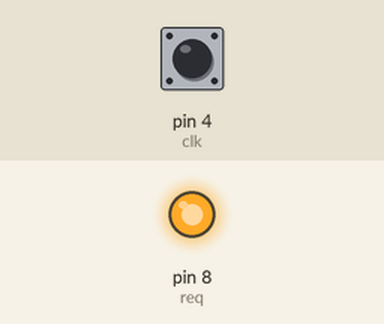
A sketch run on a simulated Arduino Uno, built with avr-gcc and run on an emulated ATmega328P. On the bench: output pins drawn as LEDs (lit = HIGH). Inputs (shaded band) come from the test bench; at power-on: pin 4 (clk) HIGH.

Above: at 0.1 s.
Timing chart, 0 to 1.6 s (numbered marks = the images above):
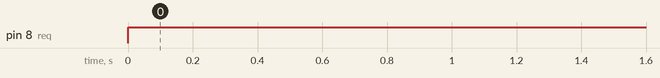

The sketch:

SLAVE_ULTIMO_OK_NANO.ino
```cpp
//  _SLAVE_COMPARATORE_ARDUINO_NANO
#include <Wire.h>
byte a1 = 0;
byte a2 = 0;
int req = 8; //assegna a req il piedino 11 (D8) through q1 (arduino high pulls request line low)
int dat = 2; // assegna a dat il piedino 5  (D2)   Linea Dati del calibro
int clk = 4; // assegna a clk il piedino 7  (D4)  clock del calibro
int i = 0; int j = 0; int k = 0;
byte mydata[14];
int num;
int sign;


void setup() {

    Wire.begin(2);                // Setta il numero Slave 2
    Wire.onRequest(manda);
    pinMode(req, OUTPUT);         // setta il pin 11 come OUTPUT
    pinMode(clk, INPUT_PULLUP);   // setta il pin 7 come Input abilitando la resistenza di pullup
    pinMode(dat, INPUT_PULLUP);   // setta il pin 5 come input abilitando la resistenza di pullup
    digitalWrite(req,LOW);        // porta a LOW il pin 11
}


void loop() {

      digitalWrite(req, HIGH);      // genera set request portando il pin 11 a HIGH

      for(i = 0; i < 13; i++ ) {
      k = 0;

      for (j = 0; j < 4; j++) {
      while( digitalRead(clk) == LOW) {// hold until clock is high
}

      while( digitalRead(clk) == HIGH) {// hold until clock is low
}

      bitWrite(k, j, (digitalRead(dat) & 0x1)); // read data bits, and reverse order )
}
      // estrai i dati da mydata
      mydata[i] = k;
}

      // sign = mydata[4]    decimal = mydata[11]  units = mydata[12];
      sign = mydata[4]; // sign memorizza il segno negativo

      // assemble measurement from bytes
      char buf[8];

      for(int lp=0;lp<6;lp++) {

      buf[lp]=mydata[lp+5]+'0';
      buf[6]=0;

      num=atol(buf); //converte la riga in long integer

        if (sign == 8) {   // se il segno è negativo fa diventare num negativo num=num-(2xnum)
        num = num-(2*num);
        }

}
}
void manda() {
          a1 = byte (num);
          a2 = byte ( num >> 8);
          Wire.write(a1);
          Wire.write(a2);
}
```

Measured:
- by itself, pin 8 (req): LOW → HIGH at 0.00 s
